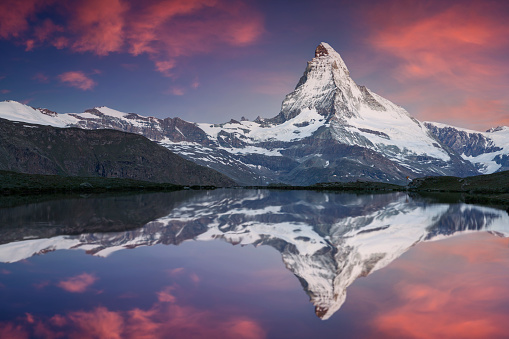
#> input picture lab1/data/matterhorn.jpg, 509 x 339 px; the run also reads 3 pictures not shown here
$ jupyter execute --allow-errors 01_introduction_image_processing_2023.ipynb   (shell and % lines are left out)
#> lines starting #> are read from the running program, lines starting #| are printed output that depends on the picture; after the words box and inside, x2 and y2 are one past the last pixel; in counts of white or black regions, pixels touching at a corner belong together
**Students' name**

Mathieu Ruch

An Bui Duc Khanh

This aim of this course is to review the evolution of image processing tools, from basics to deep learning algorithms. The semester is split into four labs :

* **Lab 1** : Introduction to Image Processing
* **Lab 2** : Object detection
* **Lab 3** : Object tracking
* **Lab 4** : Introduction to Deep Learning for image classification

Let's start with the first chapter of this course!

# Chapter 1 : Introduction to Image Processing

(100 points)

[cell 1]
import cv2 as cv
import numpy as np
import os
import math
#> (the rest of this cell did not finish here and is left out)

## 1.1 Introduction to Basic Image Processing Using OpenCV and NumPy

(20 points)

In this section we start with the basic image processing in Python.

**Goals:**

1. Read an image, access and modify pixel values
2. Change color space
3. Understand the concepts of histogram and histogram equalization

### 1.1.1 Read an image, access and modify pixel values

The code in the next section shows how you can load an image into the Jupyter notebook.

[cell 2]
# reading an image
img = cv.imread(os.path.join(os.getcwd(), 'data', 'matterhorn.jpg'))
#> img is the input picture: shape (339, 509, 3); mean B, G, R 115.7, 95.9, 110
print('Image has dimensions: {}'.format(img.shape))
#| Image has dimensions: (339, 509, 3)
print('There is a total of {} elements'.format(img.size))
#| There is a total of 517653 elements

OpenCV loads the image in a type of variable called a NumPy array. Elements of a NumPy array are accessed through indexing with the operator `[.]` where `.` indicates which dimensions you're accessing. The dimensions are organized as follows: `rows, cols, channels`. More information about indexing in NumPy is in the [doc](https://docs.scipy.org/doc/numpy/reference/arrays.indexing.html).

**QUESTION:** (/2)
- What do `rows, cols, channels` represent in the image?
- What is the value of channels for grayscale and colored image?
- Is the `matterhorn.jpg` image a grayscale or color image? Why?
- What is the meaning of each channel when the image is loaded with OpenCV ([Hint](https://docs.opencv.org/4.x/d4/da8/group__imgcodecs.html#ga288b8b3da0892bd651fce07b3bbd3a56))

**YOUR ANSWER**

- `rows` corresponds to the number of pixels from left to right (on the horizontal axis => on a row), `cols` corresponds to the number of pixels from the top to the bottom (on the vertical axis => on a column) and `channels` correspond to the the colour of the pixel. The latter has dimension 3 to store the amount of blue, green and red colour.
- Each of the channel has 256 different possible values (from 0 to 255). There is only one channel (value directly witten under image[row, col]) for the grayscale and three for a colour image (1 dimension for blue, one for green, one for red).
- It is a colour image since it has 3 channels (one per colour).
- For colour image the first channel corresponds to the blue colour, the second channel to the green colour and the third one stands for the red. For grayscale, the channel corresponds to the shade of gray with 255 = white, 0 = black. Anything in between leads to a different shade of gray.

In the next cell we display the image using the provided function `display_image()` in file `utils.py`.

#> (a cell that did not finish here is left out)

Now that you have an image loaded in the notebook, let's extract some properties from it. Here is how you can access a pixel or a region of the image, and modify a pixel value.

[cell 4]
pixel_row = 10
pixel_col = 10

# accessing pixel (pixel_x, pixel_y)
print('Pixel value at location {}x{} is {}'.format(pixel_row, pixel_col, img[pixel_row, pixel_col]))
#| Pixel value at location 10x10 is [63 39 87]

# accessing region of the image starting at(pixel_row, pixel_col)
region_size = 10
img_region = img[pixel_row:pixel_row+region_size, pixel_col:pixel_col+region_size]
print('Region size is {}'.format(img_region.shape))
#| Region size is (10, 10, 3)

# modifying pixel value
img[pixel_row, pixel_col] = [0, 0, 0]
#> img: shape (339, 509, 3); under 0.01% of pixels changed, all inside (x1, y1, x2, y2) = (10, 10, 11, 11)
print('New pixel value at location {}x{} is {}'.format(pixel_row, pixel_col, img[pixel_row, pixel_col]))
#| New pixel value at location 10x10 is [0 0 0]

**QUESTION:** (/1)

In the next cell, change the color of the pixels to white in a rectangle of size (40, 100) starting from the pixel (30, 60) and show the new image.

[cell 5]
# modifying pixel value

## YOUR CODE HERE

## x = rows | y = columns

# Location
pixel_row = 30
pixel_col = 60

# Region size
rs1, rs2 = 40, 100

img[pixel_row:pixel_row+rs1, pixel_col:pixel_col+rs2] = [255, 255, 255]
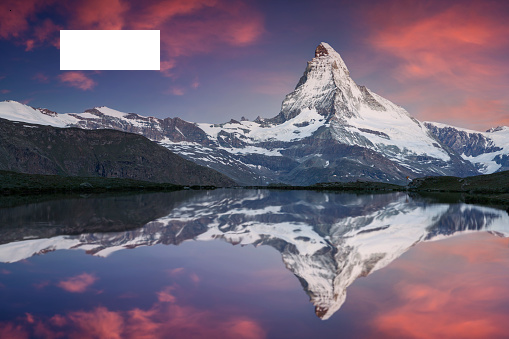
#> img: shape (339, 509, 3); mean B, G, R 119.2, 100.2, 113.6

# Display the modified image with white rectangle
#> (the rest of this cell did not finish here and is left out)

### 1.1.2 Colorspace Conversion

Now, you will learn how to convert images from one colorspace to another, like BGR ↔ Gray, BGR ↔ YUV etc. There are more than 150 color-space conversion methods available in OpenCV.

**QUESTION:** (/4)

In the next two cells, implements the conversion function going from BGR image to GRAY image and BGR to YUV image. There are built-in functions in OpenCV doing exactly that but for the moment we'll ask you to implement your **own** function in order to get the idea of what is happening under the hood.

[cell 6]
def convert_bgr_to_grayscale(frame):
    """
    Convert a given bgr image into grayscale image
    :param frame: Color image to convert
    :return: Grayscale image as numpy array
    """

    # YOUR CODE HERE

    # BGR to grayscale using the luminosity method as follows
    # Y = 0.299*R + 0.587*G + 0.114*B
    row, col = frame.shape[:2]
    image = np.zeros(frame.shape[:2])

    for i in range(row):
        for j in range(col):
            B, G, R = frame[i, j, 0], frame[i, j, 1], frame[i, j, 2]
            image[i, j] = 0.299*R + 0.587*G + 0.114*B
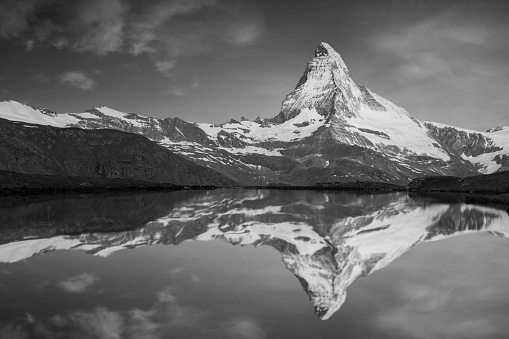
#> image: shape (339, 509) float64; min 0, max 245.2, mean 102.4

    return image.astype(np.float32)

[cell 7]
def convert_bgr_to_yuv(frame):
    """
    Convert a given rgb image into hsv image
    :param frame: Color image to convert
    :return: YUV image as numpy array
    """

    img_bgr = np.asanyarray(frame)
    img_bgr = img_bgr.astype(float)

    # Create an empty YUV image with the same dimensions as the input image
    img_yuv = np.zeros_like(img_bgr)

    # Convert each pixel from BGR to YUV
    for i in range(img_bgr.shape[0]):
        for j in range(img_bgr.shape[1]):
            # Extract BGR values
            b = img_bgr[i,j,0]
            g = img_bgr[i,j,1]
            r = img_bgr[i,j,2]

            # Convert to YUV
            # y = 0.299*r + 0.587*g + 0.114*b
            # u = -0.14713*r - 0.28886*g + 0.436*b
            # v = 0.615*r - 0.51499*g - 0.10001*b

            y = 0.299*r + 0.587*g + 0.114*b
            u = (-0.14713*r - 0.28886*g + 0.436*b)/2.25 + 128
            v = (0.615*r - 0.51498*g - 0.10001*b)/2.25 +128

            # Update YUV values in the output image
            img_yuv[i,j,0] = y
            img_yuv[i,j,1] = u
            img_yuv[i,j,2] = v
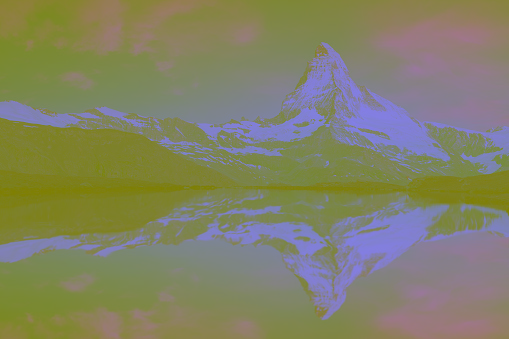
#> img_yuv: shape (339, 509, 3) float64; mean B, G, R 102.4, 130.9, 131

    img_yuv = img_yuv.astype(np.uint8)

    return img_yuv

The following lines shows the conversion based on your implementation and the built-in function from OpenCV. If everything went well, the two should match.

[cell 8]
# Load image
img = cv.imread(os.path.join(os.getcwd(), 'data', 'matterhorn.jpg'))


# convert to gray + hsv
img_gray = convert_bgr_to_grayscale(img)
img_yuv = convert_bgr_to_yuv(img)
gt_gray = cv.cvtColor(img, cv.COLOR_BGR2GRAY)
gt_yuv = cv.cvtColor(img, cv.COLOR_BGR2YUV)
#> gt_yuv: shape (339, 509, 3); mean of channels 0, 1, 2 102.4, 134.5, 134.7

# Display
#> (the rest of this cell did not finish here and is left out)

Now you know how to convert *BGR* image to any color space, you can use this to extract a colored object. In *HSV*, it is more easier to represent a color than in *BGR* colorspace. Here is the method to extract a colored object:

1. Reading an input image
2. Convert from *BGR* to *HSV* color-space using bluit-in function from OpenCV
3. We threshold the *HSV* image to extract the pixels in the desired color range.

**QUESTION:** (/2)

First, implement the function `threshold_bgr_image()` to threshold the color image in the desired color range.

**Hint**: You may use the OpenCV functions `inRange()` and `bitwise_and()`.

[cell 9]
def threshold_bgr_image(frame, lower, upper):
    """
    Segment image.
        1. Convert image to HSV color space
        2. Find pixels in the desired color range (lower, upper)
        3. Apply the mask to the image.
    :param frame: BGR image to segment
    :param lower: Lower threshold value
    :param upper: Upper threshold value
    :return res: Segmented image
    :return mask: binary mask
    """

    hsv = cv.cvtColor(frame, cv.COLOR_BGR2HSV)
    mask = cv.inRange(hsv, lower, upper)

    res = cv2.bitwise_and(frame,frame,mask = mask)

    return res, mask

The next cell test your function on the blue pixels of the image.

[cell 10]
# 1. Read input
img = cv.imread(os.path.join(os.getcwd(),'data', 'circles_color.png'))
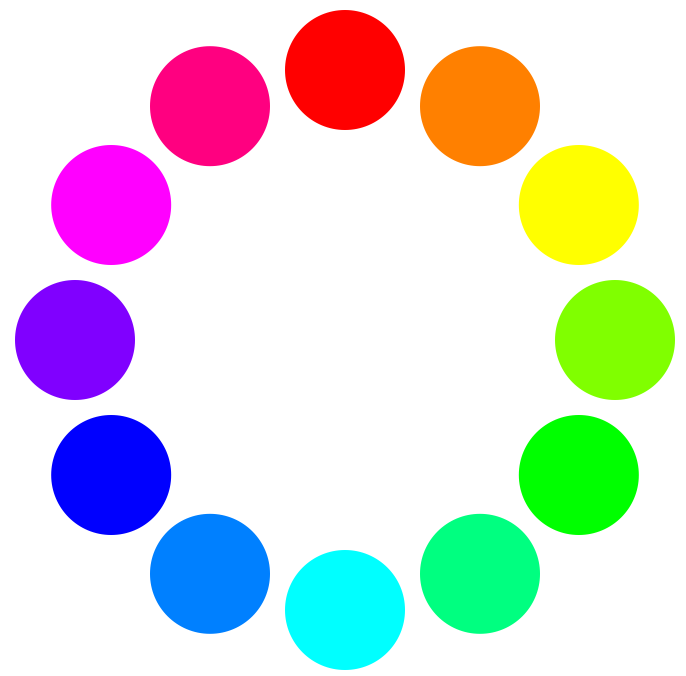
#> input picture lab1/data/circles_color.png, 686 x 676 px
#> img is the input picture: shape (676, 686, 3); mean B, G, R 217.7, 217.7, 217.7

# 2. Define range of blue color in HSV
lower = np.asarray([90,120,120])
upper = np.asarray([130,255,255])
#> (the rest of this cell did not finish here and is left out)

#> in threshold_bgr_image, `mask = cv.inRange(hsv, lower, upper)`:
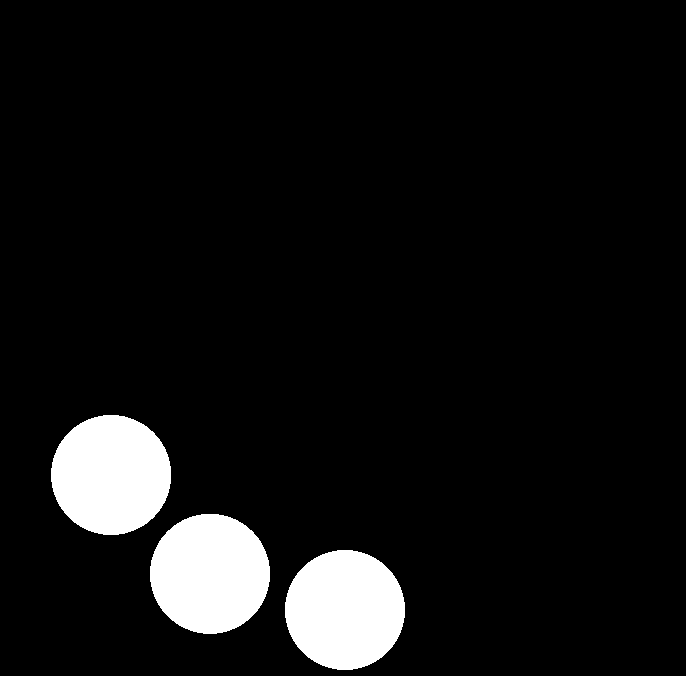
#> mask: shape (676, 686); 7.3% white; 3 white regions, box (x1, y1, x2, y2) and area: (51, 415, 171, 535) 11326, (150, 514, 270, 634) 11326, (285, 550, 405, 670) 11304

# 3. Display using subplots
fig, ax = plt.subplots(1, 3, figsize=(17, 9))
display_image(img, axes=ax[0])
ax[0].set_title('Input')
display_image(mask, axes=ax[1], cmap='gray')
ax[1].set_title('Detected Mask')
display_image(im, axes=ax[2])
ax[2].set_title('Extracted color');
plt.show()

In order to find *HSV* values, you can use the same function, `cv.cvtColor()`. Instead of passing an image, you just pass the *BGR* values you want. The next cell shows an example to find the HSV value of red.

[cell 11]
red = np.uint8([[[0, 0, 255 ]]])
hsv_red = cv.cvtColor(red, cv.COLOR_BGR2HSV)
print( 'HSV component {}'.format(hsv_red))

**QUESTION:** (/2)

Try to extract the two **Yellow** circle. Comment and show the result.

[cell 12]
### Finding yellow bounds ###

yellow_low = np.uint8([[[0, 240, 240 ]]])
hsv_yl = cv.cvtColor(yellow_low, cv.COLOR_BGR2HSV)
print( 'HSV lower bound for yellow {}'.format(hsv_yl))

yellow_up = np.uint8([[[0, 255, 255 ]]])
hsv_yu = cv.cvtColor(yellow_up, cv.COLOR_BGR2HSV)
print( 'HSV upper bound for yellow {}'.format(hsv_yu))

[cell 13]
# 1. Read input
img = cv.imread(os.path.join(os.getcwd(),'data', 'circles_color.png'))

# 2. Extract yellow color in HSV

### Your code here ###
lower = np.asarray([30, 255, 240]) # Lower bound
upper = np.asarray([30, 255, 255]) # Upper bound
#> (the rest of this cell did not finish here and is left out)

#> in threshold_bgr_image (call 2), `mask = cv.inRange(hsv, lower, upper)`:
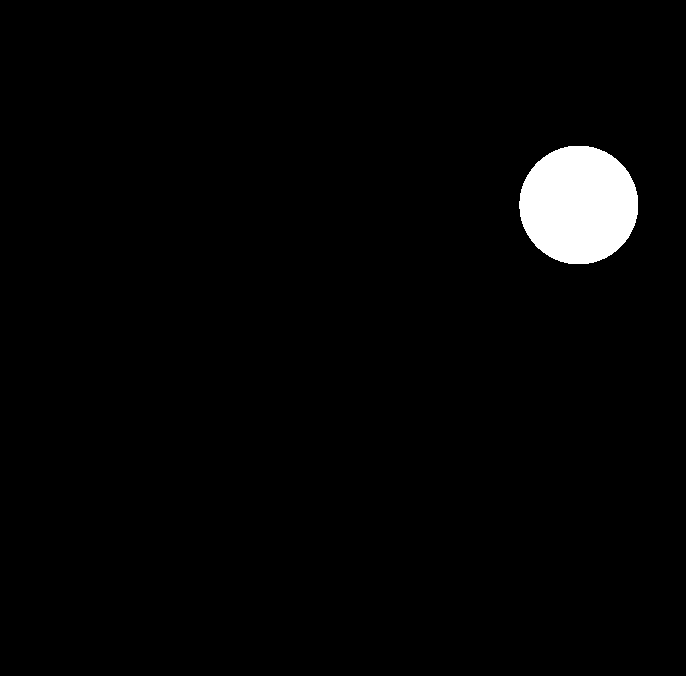
#> mask: shape (676, 686); 2.4% white; 1 white region, box (x1, y1, x2, y2) and area: (519, 146, 638, 264) 11076
#> (the rest of the program and of its run is left out)
